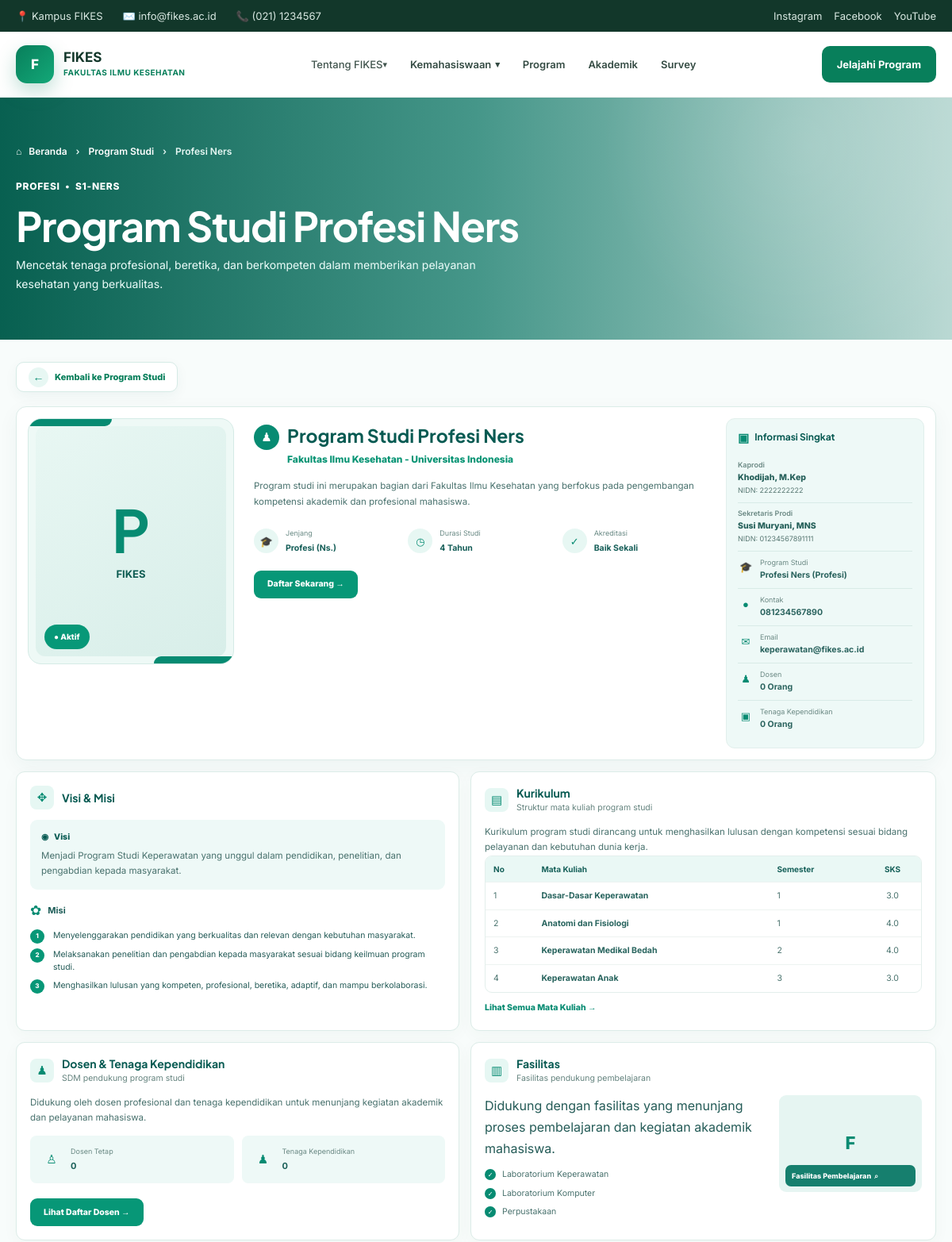
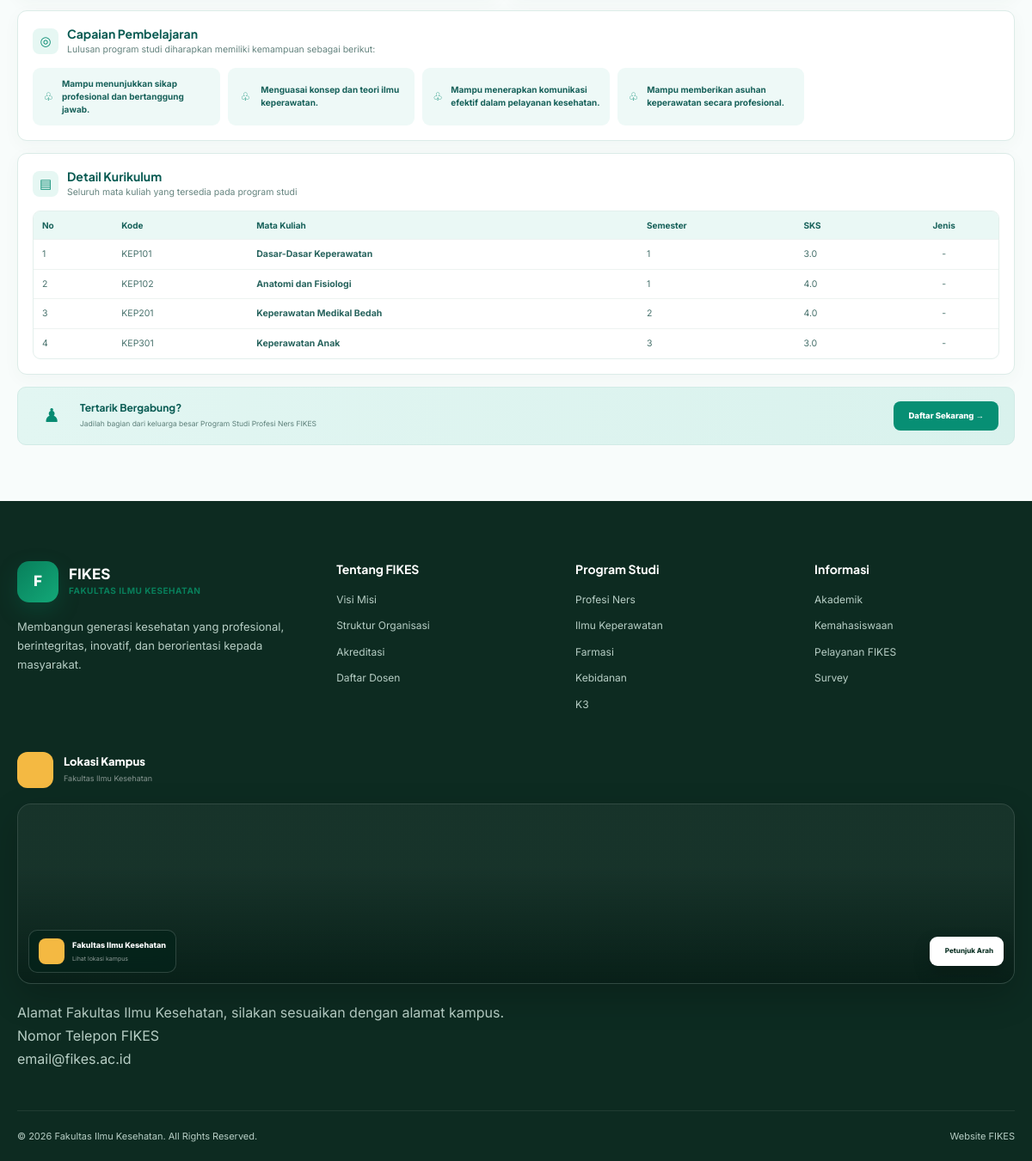
Screenshot of /page/program-studi/detail-prodi.php?kode=S1-NERS with the database file from the repository (2 pictures, top to bottom).
### tables this page shows
CREATE TABLE `program_studi` (
  `id` int(10) UNSIGNED NOT NULL,
  `kode_prodi` varchar(30) NOT NULL,
  `nama` varchar(150) NOT NULL,
  `jenjang` varchar(50) NOT NULL,
  `gelar` varchar(80) DEFAULT NULL,
  `kaprodi_nama` varchar(150) DEFAULT NULL,
  `kaprodi_nidn` varchar(50) DEFAULT NULL,
  `kaprodi_email` varchar(150) DEFAULT NULL,
  `deskripsi` text DEFAULT NULL,
  `foto` varchar(255) DEFAULT NULL,
  `visi` text DEFAULT NULL,
  `akreditasi` varchar(100) DEFAULT NULL,
  `nomor_akreditasi` varchar(150) DEFAULT NULL,
  `tanggal_akreditasi` date DEFAULT NULL,
  `sekretaris_nama` varchar(150) DEFAULT NULL,
  `sekretaris_nidn` varchar(50) DEFAULT NULL,
  `kontak_telepon` varchar(50) DEFAULT NULL,
  `kontak_email` varchar(150) DEFAULT NULL,
  `alamat` varchar(255) DEFAULT NULL,
  `durasi_studi` varchar(50) DEFAULT NULL,
  `sks_lulus` int(11) DEFAULT NULL,
  `jumlah_tenaga_kependidikan` int(11) DEFAULT 0,
  `gambar` varchar(255) DEFAULT NULL,
  `brosur` varchar(255) DEFAULT NULL,
  `status` enum('aktif','nonaktif') DEFAULT 'aktif',
  `created_at` timestamp NOT NULL DEFAULT current_timestamp()
);

CREATE TABLE `prodi_misi` (
  `id` int(11) NOT NULL,
  `prodi_id` int(11) NOT NULL,
  `nomor_urut` int(11) NOT NULL DEFAULT 1,
  `isi` text NOT NULL,
  `created_at` timestamp NOT NULL DEFAULT current_timestamp()
);

CREATE TABLE `prodi_kurikulum` (
  `id` int(11) NOT NULL,
  `prodi_id` int(11) NOT NULL,
  `kode_mk` varchar(30) DEFAULT NULL,
  `nama_mk` varchar(150) NOT NULL,
  `semester` varchar(30) DEFAULT NULL,
  `sks` decimal(4,1) DEFAULT 0.0,
  `jenis` varchar(50) DEFAULT NULL,
  `nomor_urut` int(11) NOT NULL DEFAULT 1,
  `created_at` timestamp NOT NULL DEFAULT current_timestamp()
);

CREATE TABLE `prodi_fasilitas` (
  `id` int(11) NOT NULL,
  `prodi_id` int(11) NOT NULL,
  `nama_fasilitas` varchar(150) NOT NULL,
  `deskripsi` text DEFAULT NULL,
  `gambar` varchar(255) DEFAULT NULL,
  `nomor_urut` int(11) NOT NULL DEFAULT 1,
  `created_at` timestamp NOT NULL DEFAULT current_timestamp()
);

CREATE TABLE `prodi_capaian_pembelajaran` (
  `id` int(11) NOT NULL,
  `prodi_id` int(11) NOT NULL,
  `kategori` varchar(100) NOT NULL,
  `isi` text NOT NULL,
  `nomor_urut` int(11) NOT NULL DEFAULT 1,
  `created_at` timestamp NOT NULL DEFAULT current_timestamp()
);

### page/program-studi/detail-prodi.php (the view, shortened to what the rows shown need)
<?php
require_once __DIR__ . '/../../admin/config/database.php';
function e($v)
{
  return htmlspecialchars($v ?? '', ENT_QUOTES, 'UTF-8');
}
$kode = trim($_GET['kode'] ?? '');
$q = $pdo->prepare("
    SELECT p.*,
           (SELECT COUNT(*) FROM dosen d WHERE d.program_studi = p.nama) AS jumlah_dosen
    FROM program_studi p
    WHERE p.kode_prodi = :kode
    LIMIT 1
");
$q->execute(['kode' => $kode]);
$prodi = $q->fetch();
$gelar = $prodi['gelar'] ?? '';
$telepon = $prodi['kontak_telepon'] ?? 'Belum tersedia';
$email = $prodi['kontak_email'] ?? 'Belum tersedia';
$akreditasi = $prodi['akreditasi'] ?? 'Belum tersedia';
$durasi = $prodi['durasi_studi'] ?? 'Belum tersedia';
$jumlah_tendik = $prodi['jumlah_tenaga_kependidikan'] ?? 0;
$fotoNama = !empty($prodi['foto']) ? $prodi['foto'] : (!empty($prodi['gambar']) ? $prodi['gambar'] : '');
$foto = $fotoNama !== ''
  ? '../../admin/uploads/program-studi/' . rawurlencode(basename($fotoNama))
  : '';
function get_child_rows($pdo, $table, $prodi_id)
{
  try {
    $q = $pdo->prepare(
      "SELECT * FROM {$table}
             WHERE prodi_id = :prodi_id
             ORDER BY nomor_urut ASC, id ASC"
    );
    $q->execute(['prodi_id' => $prodi_id]);
    return $q->fetchAll();
  } catch (Throwable $e) {
    return [];
  }
}
$misi = get_child_rows($pdo, 'prodi_misi', $prodi['id']);
$cpl = get_child_rows($pdo, 'prodi_capaian_pembelajaran', $prodi['id']);
$kurikulum = get_child_rows($pdo, 'prodi_kurikulum', $prodi['id']);
$fasilitas = get_child_rows($pdo, 'prodi_fasilitas', $prodi['id']);
$initial = strtoupper(substr(trim($prodi['nama']), 0, 1));
?>
<!doctype html>
<html lang="id">
<head>
</head>
<body class="prodi-mockup">
  <main>
    <section class="prodi-hero">
      <div class="container">
        <div class="prodi-breadcrumb">
          <a href="/fikes/index.php">⌂ &nbsp; Beranda</a>
          <span>›</span>
          <a href="program-studi.php">Program Studi</a>
          <span>›</span>
          <span><?= e($prodi['nama']) ?></span>
        </div>
        <div class="prodi-code"><?= e($prodi['jenjang']) ?> &nbsp;•&nbsp; <?= e($prodi['kode_prodi']) ?></div>
        <h1>Program Studi <?= e($prodi['nama']) ?></h1>
        <p>Mencetak tenaga profesional, beretika, dan berkompeten dalam memberikan pelayanan kesehatan yang
          berkualitas.</p>
      </div>
    </section>
    <section class="prodi-wrap">
      <div class="container">
        <div class="prodi-profile">
          <div class="prodi-photo-box">
            <?php if ($foto): ?>
              <img src="<?= e($foto) ?>" alt="<?= e($prodi['nama']) ?>">
            <?php else: ?>
              <div class="prodi-photo-placeholder">
                <b><?= e($initial) ?></b>
                <span>FIKES</span>
              </div>
            <?php endif; ?>
          </div>
          <div class="prodi-main">
            <div class="prodi-title-row">
              <div>
                <h2>Program Studi <?= e($prodi['nama']) ?></h2>
                <div class="prodi-subtitle">Fakultas Ilmu Kesehatan - Universitas Indonesia</div>
              </div>
            </div>
            <div class="prodi-facts">
              <div class="prodi-fact">
                <div>
                  <small>Jenjang</small><strong><?= e($prodi['jenjang']) ?><?= $gelar ? ' (' . e($gelar) . ')' : '' ?></strong>
                </div>
              </div>
              <div class="prodi-fact">
                <div><small>Durasi Studi</small><strong><?= e($durasi) ?></strong></div>
              </div>
              <div class="prodi-fact">
                <div><small>Akreditasi</small><strong><?= e($akreditasi) ?></strong></div>
              </div>
            </div>
          </div>
          <aside class="prodi-side">
            <div class="info-item">
              <span>Kaprodi</span>
              <strong>
                <?= e($prodi['kaprodi_nama'] ?? '-') ?>
              </strong>
              <?php if (!empty($prodi['kaprodi_nidn'])): ?>
                <small>
                  NIDN: <?= e($prodi['kaprodi_nidn']) ?>
                </small>
              <?php endif; ?>
            </div>
            <div class="info-item">
              <span>Sekretaris Prodi</span>
              <strong>
                <?= e($prodi['sekretaris_nama'] ?? '-') ?>
              </strong>
              <?php if (!empty($prodi['sekretaris_nidn'])): ?>
                <small>
                  NIDN: <?= e($prodi['sekretaris_nidn']) ?>
                </small>
              <?php endif; ?>
            </div>
            <div class="prodi-side-item">
              <div><small>Program Studi</small><strong><?= e($prodi['nama']) ?> (<?= e($prodi['jenjang']) ?>)</strong>
              </div>
            </div>
            <div class="prodi-side-item">
              <div><small>Kontak</small><strong><?= e($telepon) ?></strong></div>
            </div>
            <div class="prodi-side-item">
              <div><small>Email</small><strong><?= e($email) ?></strong></div>
            </div>
            <div class="prodi-side-item">
              <div><small>Tenaga Kependidikan</small><strong><?= (int)$jumlah_tendik ?> Orang</strong></div>
            </div>
          </aside>
        </div>
        <div class="prodi-grid">
          <section class="prodi-card">
            <div class="prodi-visi-box">
              <span class="prodi-label">◉ &nbsp; Visi</span>
              <p><?= !empty($prodi['visi']) ? nl2br(e($prodi['visi'])) : 'Visi program studi belum tersedia.' ?></p>
            </div>
            <?php if ($misi): ?>
              <div class="prodi-misi">
                <?php foreach ($misi as $i => $item): ?>
                  <div class="prodi-misi-row">
                    <span class="prodi-misi-no"><?= $i + 1 ?></span>
                    <p><?= nl2br(e($item['isi'])) ?></p>
                  </div>
                <?php endforeach; ?>
              </div>
            <?php else: ?>
              <div class="prodi-empty">Data misi belum tersedia.</div>
            <?php endif; ?>
          </section>
          <section class="prodi-card" id="kurikulum">
            <?php if ($kurikulum): ?>
              <div class="prodi-table-wrap">
                <table class="prodi-table">
                  <thead>
                    <tr>
                      <th>No</th>
                      <th>Mata Kuliah</th>
                      <th>Semester</th>
                      <th>SKS</th>
                    </tr>
                  </thead>
                  <tbody>
                    <?php foreach (array_slice($kurikulum, 0, 5) as $i => $item): ?>
                      <tr>
                        <td><?= $i + 1 ?></td>
                        <td><strong><?= e($item['nama_mk']) ?></strong></td>
                        <td><?= e($item['semester'] ?? '-') ?></td>
                        <td><?= e($item['sks'] ?? '-') ?></td>
                      </tr>
                    <?php endforeach; ?>
                  </tbody>
                </table>
              </div>
            <?php else: ?>
              <div class="prodi-empty">Data kurikulum belum tersedia.</div>
            <?php endif; ?>
          </section>
          <section class="prodi-card">
            <div class="prodi-person-grid">
              <div class="prodi-person">
                <div><small>Tenaga Kependidikan</small><strong><?= (int)$jumlah_tendik ?></strong></div>
              </div>
            </div>
          </section>
          <section class="prodi-card">
            <div class="prodi-facility-wrap">
              <div>
                <?php if ($fasilitas): ?>
                  <div class="prodi-list">
                    <?php foreach (array_slice($fasilitas, 0, 5) as $item): ?>
                      <div class="prodi-list-row"><span
                          class="prodi-check">✓</span><span><?= e($item['nama_fasilitas']) ?></span></div>
                    <?php endforeach; ?>
                  </div>
                <?php else: ?>
                  <div class="prodi-empty" style="margin-top:10px;">Data fasilitas belum tersedia.</div>
                <?php endif; ?>
              </div>
            </div>
          </section>
          <section class="prodi-card prodi-cpl-card">
            <?php if ($cpl): ?>
              <div class="prodi-cpl-grid">
                <?php foreach (array_slice($cpl, 0, 5) as $item): ?>
                  <div class="prodi-cpl">
                    <div class="ico">♧</div><strong><?= e($item['isi']) ?></strong>
                  </div>
                <?php endforeach; ?>
              </div>
            <?php else: ?>
              <div class="prodi-empty">Data capaian pembelajaran belum tersedia.</div>
            <?php endif; ?>
          </section>
        </div>
        <section class="prodi-card" id="detail-kurikulum" style="margin-top:14px;">
          <?php if ($kurikulum): ?>
            <div class="prodi-table-wrap">
              <table class="prodi-table">
                <thead>
                  <tr>
                    <th>No</th>
                    <th>Kode</th>
                    <th>Mata Kuliah</th>
                    <th>Semester</th>
                    <th>SKS</th>
                    <th>Jenis</th>
                  </tr>
                </thead>
                <tbody>
                  <?php foreach ($kurikulum as $i => $item): ?>
                    <tr>
                      <td><?= $i + 1 ?></td>
                      <td><?= e($item['kode_mk'] ?? '-') ?></td>
                      <td><strong><?= e($item['nama_mk']) ?></strong></td>
                      <td><?= e($item['semester'] ?? '-') ?></td>
                      <td><?= e($item['sks'] ?? '-') ?></td>
                      <td><?= e($item['jenis'] ?? '-') ?></td>
                    </tr>
                  <?php endforeach; ?>
                </tbody>
              </table>
            </div>
          <?php else: ?>
            <div class="prodi-empty">Data kurikulum belum tersedia.</div>
          <?php endif; ?>
        </section>
        <div class="prodi-cta">
          <div class="prodi-cta-left">
            <div>
              <h3>Tertarik Bergabung?</h3>
              <p>Jadilah bagian dari keluarga besar Program Studi <?= e($prodi['nama']) ?> FIKES</p>
            </div>
          </div>
        </div>
      </div>
    </section>
  </main>
</body>
</html>

### rows the page displays
program_studi: nama "Profesi Ners", jenjang "PROFESI", kode_prodi "S1-NERS", nama "P", jenjang "Profesi", gelar "Ns.", durasi_studi "4 Tahun", akreditasi "Baik Sekali", kaprodi_nama "Khodijah, M.Kep", kaprodi_nidn "2222222222", sekretaris_nama "Susi Muryani, MNS", sekretaris_nidn "01234567891111", kontak_telepon "081234567890", kontak_email "keperawatan@fikes.ac.id", jumlah_tenaga_kependidikan "0", visi "Menjadi Program Studi Keperawatan yang unggul dalam pendidikan, penelitian, dan pengabdian kepada masyarakat."
prodi_misi: isi "Menyelenggarakan pendidikan yang berkualitas dan relevan dengan kebutuhan masyarakat."
prodi_misi: isi "Melaksanakan penelitian dan pengabdian kepada masyarakat sesuai bidang keilmuan program studi."
prodi_misi: isi "Menghasilkan lulusan yang kompeten, profesional, beretika, adaptif, dan mampu berkolaborasi."
prodi_kurikulum: nama_mk "Dasar-Dasar Keperawatan", semester "1", sks "3.0", kode_mk "KEP101", jenis "-"
prodi_kurikulum: nama_mk "Anatomi dan Fisiologi", semester "1", sks "4.0", kode_mk "KEP102", jenis "-"
prodi_kurikulum: nama_mk "Keperawatan Medikal Bedah", semester "2", sks "4.0", kode_mk "KEP201", jenis "-"
prodi_kurikulum: nama_mk "Keperawatan Anak", semester "3", sks "3.0", kode_mk "KEP301", jenis "-"
prodi_fasilitas: nama_fasilitas "Laboratorium Keperawatan"
prodi_fasilitas: nama_fasilitas "Laboratorium Komputer"
prodi_fasilitas: nama_fasilitas "Perpustakaan"
prodi_capaian_pembelajaran: isi "Mampu menunjukkan sikap profesional dan bertanggung jawab."
prodi_capaian_pembelajaran: isi "Menguasai konsep dan teori ilmu keperawatan."
prodi_capaian_pembelajaran: isi "Mampu menerapkan komunikasi efektif dalam pelayanan kesehatan."
prodi_capaian_pembelajaran: isi "Mampu memberikan asuhan keperawatan secara profesional."

### other values shown
$prodi['jumlah_dosen'] "0"
$facilityCaption "Fasilitas Pembelajaran"
